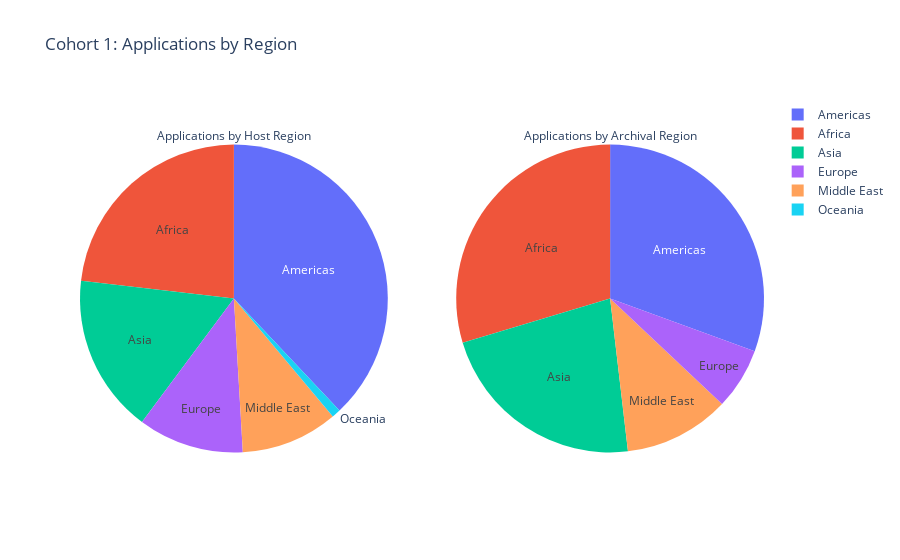

Notebook cell for this chart:
### Code cell
fig = make_subplots(rows=1, cols=2, specs=[[{'type':'domain'}, {'type':'domain'}]])
fig.add_trace(go.Pie(values=c1['Host Region'].value_counts(), labels = c1['Host Region'].value_counts().index, title = "Applications by Host Region"), 1, 1)
fig.add_trace(go.Pie(values=c1['Archival Region'].value_counts(), labels = c1['Archival Region'].value_counts().index, title = "Applications by Archival Region"), 1, 2)

fig.update_traces(hoverinfo='label+percent+value', textinfo='label')
fig.update_layout(title_text="Cohort 1: Applications by Region")
fig.show()

### Figure 1 — Plotly figure (JSON) as saved in the notebook; plotly's stock layout.template omitted (floating-point values rounded to 4 significant figures)
{"data": [{"domain": {"x": [0, 0.45], "y": [0, 1]}, "hoverinfo": "label+percent+value", "labels": ["Americas", "Africa", "Asia", "Europe", "Middle East", "Oceania"], "textinfo": "label", "title": {"text": "Applications by Host Region"}, "type": "pie", "values": [41, 25, 18, 12, 11, 1]}, {"domain": {"x": [0.55, 1], "y": [0, 1]}, "hoverinfo": "label+percent+value", "labels": ["Americas", "Africa", "Asia", "Middle East", "Europe"], "textinfo": "label", "title": {"text": "Applications by Archival Region"}, "type": "pie", "values": [33, 32, 24, 12, 7]}], "layout": {"title": {"text": "Cohort 1: Applications by Region"}}}
